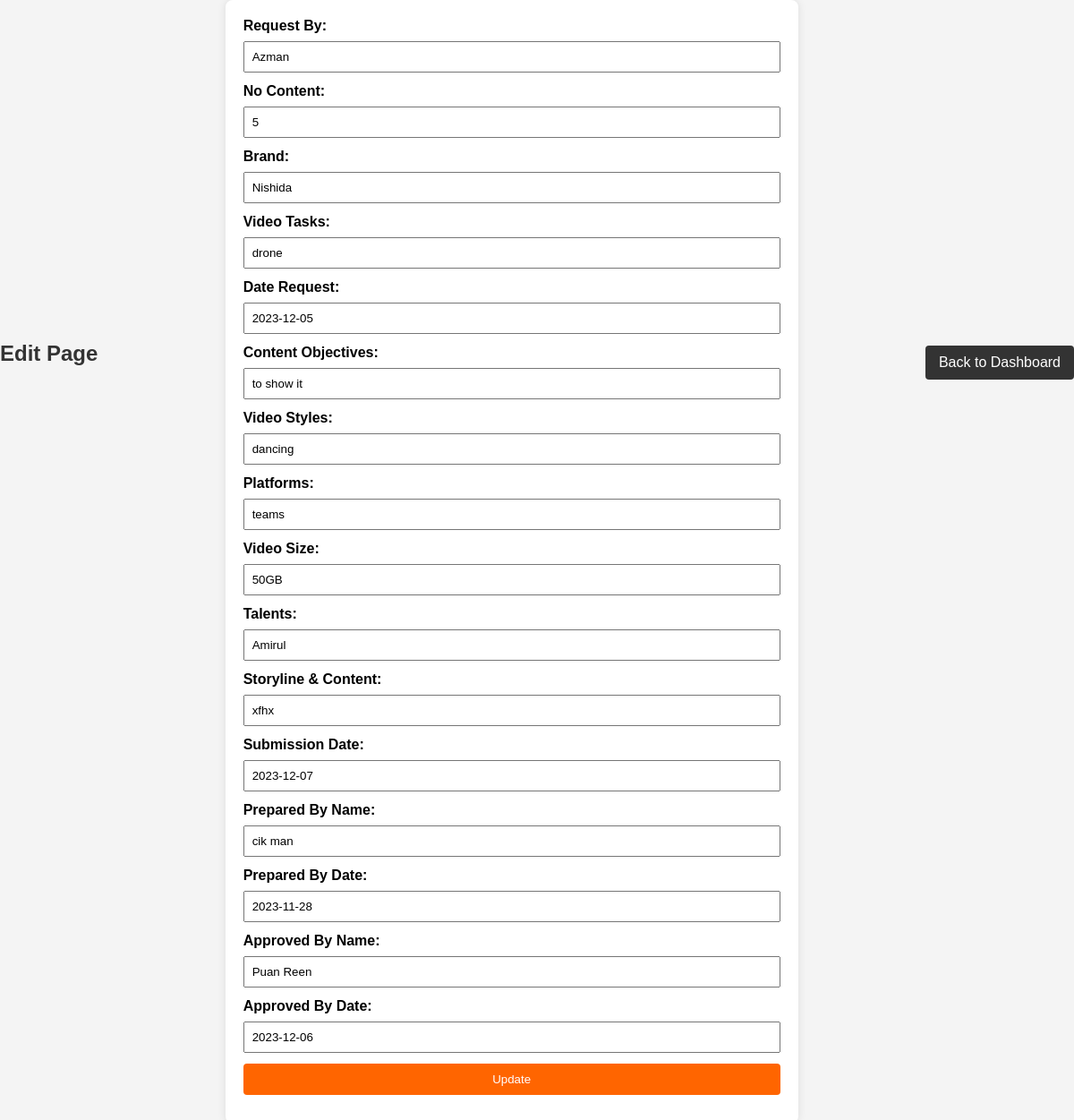
Page /edit_page.php?id=6 on the committed database.
### tables this page shows
CREATE TABLE `form` (
  `id` int(11) NOT NULL,
  `frequest` varchar(256) NOT NULL,
  `lcontent` varchar(256) NOT NULL,
  `lbrand` varchar(255) NOT NULL,
  `lvideotask` varchar(250) NOT NULL,
  `ldaterequest` varchar(259) NOT NULL,
  `lcontentobjectives` varchar(250) NOT NULL,
  `lvideostyles` varchar(250) NOT NULL,
  `lplatforms` varchar(250) NOT NULL,
  `lvideosize` varchar(250) NOT NULL,
  `ltalents` varchar(250) NOT NULL,
  `lstorylinecontent` varchar(255) NOT NULL,
  `lsubmissiondate` varchar(250) NOT NULL,
  `lpreparedbyname` varchar(250) NOT NULL,
  `lpreparedbydate` varchar(250) NOT NULL,
  `lapprovedbyname` varchar(250) NOT NULL,
  `lapprovedbydate` varchar(250) NOT NULL
);

### edit_page.php (the view, shortened to what this page needs)
<!DOCTYPE html>
<html lang="en">
<head>
</head>
<body>
    <h2>Edit Page</h2>
    <?php
    include_once "db_connection.php";
    if (isset($_GET['id'])) {
        $recordId = $_GET['id'];
        $selectSql = "SELECT * FROM form WHERE id = $recordId";
        $result = $conn->query($selectSql);
        if ($result->num_rows > 0) {
            $row = $result->fetch_assoc();
    ?>
            <form method="post" action="">
                <label for="frequest">Request By:</label>
                <input type="text" id="frequest" name="frequest" value="<?php echo $row['frequest']; ?>" required>
                <br>
                <label for="lcontent">No Content:</label>
                <input type="text" id="lcontent" name="lcontent" value="<?php echo $row['lcontent']; ?>" required>
                <br>
                <label for="lbrand">Brand:</label>
                <input type="text" id="lbrand" name="lbrand" value="<?php echo $row['lbrand']; ?>" required>
                <br>
                <label for="lvideotask">Video Tasks:</label>
                <input type="text" id="lvideotask" name="lvideotask" value="<?php echo $row['lvideotask']; ?>" required>
                <br>
                <label for="ldaterequest">Date Request:</label>
                <input type="text" id="ldaterequest" name="ldaterequest" value="<?php echo $row['ldaterequest']; ?>" required>
                <br>
                <label for="lcontentobjectives">Content Objectives:</label>
                <input type="text" id="lcontentobjectives" name="lcontentobjectives" value="<?php echo $row['lcontentobjectives']; ?>" required>
                <br>
                <label for="lvideostyles">Video Styles:</label>
                <input type="text" id="lvideostyles" name="lvideostyles" value="<?php echo $row['lvideostyles']; ?>" required>
                <br>
                <label for="lplatforms">Platforms:</label>
                <input type="text" id="lplatforms" name="lplatforms" value="<?php echo $row['lplatforms']; ?>" required>
                <br>
                <label for="lvideosize">Video Size:</label>
                <input type="text" id="lvideosize" name="lvideosize" value="<?php echo $row['lvideosize']; ?>" required>
                <br>
                <label for="ltalents">Talents:</label>
                <input type="text" id="ltalents" name="ltalents" value="<?php echo $row['ltalents']; ?>" required>
                <br>
                <label for="lstorylinecontent">Storyline & Content:</label>
                <input type="text" id="lstorylinecontent" name="lstorylinecontent" value="<?php echo $row['lstorylinecontent']; ?>" required>
                <br>
                <label for="lsubmissiondate">Submission Date:</label>
                <input type="text" id="lsubmissiondate" name="lsubmissiondate" value="<?php echo $row['lsubmissiondate']; ?>" required>
                <br>
                <label for="lpreparedbyname">Prepared By Name:</label>
                <input type="text" id="lpreparedbyname" name="lpreparedbyname" value="<?php echo $row['lpreparedbyname']; ?>" required>
                <br>
                <label for="lpreparedbydate">Prepared By Date:</label>
                <input type="text" id="lpreparedbydate" name="lpreparedbydate" value="<?php echo $row['lpreparedbydate']; ?>" required>
                <br>
                <label for="lapprovedbyname">Approved By Name:</label>
                <input type="text" id="lapprovedbyname" name="lapprovedbyname" value="<?php echo $row['lapprovedbyname']; ?>" required>
                <br>
                <label for="lapprovedbydate">Approved By Date:</label>
                <input type="text" id="lapprovedbydate" name="lapprovedbydate" value="<?php echo $row['lapprovedbydate']; ?>" required>
                <br>
                <input type="submit" name="update" value="Update">
            </form>
            <a href="admin_dashboard.php" class="back-btn">Back to Dashboard</a>
    <?php
        } else {
            echo '<p class="error">Record not found</p>';
        }
    } else {
        echo '<p class="error">Invalid request</p>';
    }
    ?>
</body>
</html>

### edit_page.php (style rules this page uses)
body { font-family: 'Arial', sans-serif; background-color: #f4f4f4; margin: 0; padding: 0; display: flex; align-items: center; justify-content: center; height: 100vh; }
h2 { color: #333; margin-bottom: 30px; }
form { background-color: #fff; padding: 20px; border-radius: 8px; box-shadow: 0 0 10px rgba(0, 0, 0, 0.1); width: 50%; margin: auto; text-align: left; }
label { display: block; margin-bottom: 8px; font-weight: bold; }
input { width: 100%; padding: 8px; margin-bottom: 12px; box-sizing: border-box; }
input[type="submit"] { background-color: #FF6500; color: white; border: none; padding: 10px 15px; cursor: pointer; border-radius: 4px; }
.back-btn { background-color: #333; color: white; border: none; padding: 10px 15px; cursor: pointer; border-radius: 4px; text-decoration: none; display: inline-block; margin-top: 10px; }

### rows in the picture
form: frequest "Azman", lcontent "5", lbrand "Nishida", lvideotask "drone", ldaterequest "2023-12-05", lcontentobjectives "to show it", lvideostyles "dancing", lplatforms "teams", lvideosize "50GB", ltalents "Amirul", lstorylinecontent "xfhx", lsubmissiondate "2023-12-07", lpreparedbyname "cik man", lpreparedbydate "2023-11-28", lapprovedbyname "Puan Reen", lapprovedbydate "2023-12-06"
